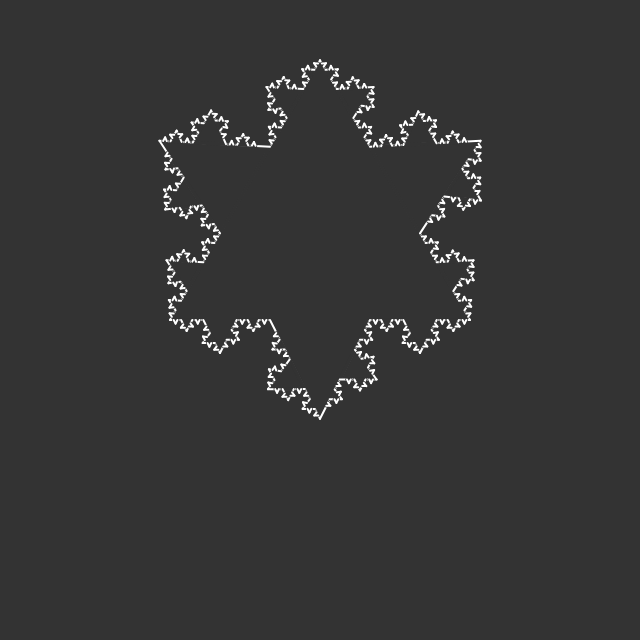
Frame 1 (no input)
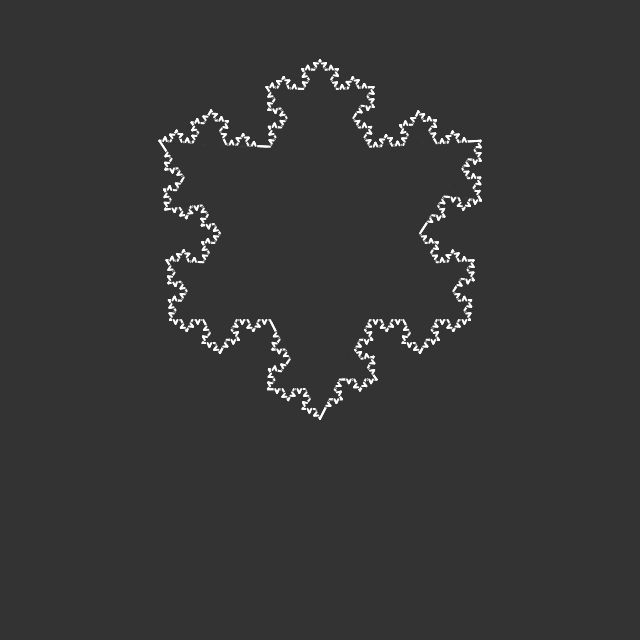
Frame 2 (the mouse pressed at the canvas centre, redrawn once)

The p5.js sketch that drew these frames (run headless with seeded random() and noise() and a simulated clock; the mouse was pressed at the canvas centre and the sketch redrawn once):

// p5.js sketch
// ── sketch.js
function setup() 
{
    createCanvas(640, 640);
    background(51);
    strokeWeight(2);
    stroke(255);
}

function draw() 
{
    translate(width/2-150, height/2);

    push();
    rotate( radians(-60) );
    line(0, 0, 300, 0);
    MakeTri(0, 0, 300, 0, 1);
    pop();
    
    push();
    translate(150, -259.8);
    rotate( radians(60) );
    line(0, 0, 300, 0);
    MakeTri(0, 0, 300, 0, 1);
    pop();
    
    push();
    translate(300, 0);
    rotate( radians(180) );
    line(0, 0, 300, 0);
    MakeTri(0, 0, 300, 0, 1);
    pop();
    
    
    noLoop();
}
function MakeTri(x1, y1, x2, y2, gen)
{
    if(gen > 4)
        return;
    
    stroke( 51 ); //"#159465"
    strokeWeight(3.5);
    line(x2/3, y1, x2*2/3, y2);
    stroke(255);
    strokeWeight(2);
    line(x2/3, y1, x2/3+x2/6, (x2/3)*sin(30));
    line(x2/3+x2/6, (x2/3)*sin(30), x2*2/3, y1);
    
    push();
    MakeTri(x1, y1, x2/3, 0, gen+1);
    pop();
    
    push();
    translate(x2*2/3, y2);
    MakeTri(0, 0, x2/3, 0, gen+1);
    pop();
    
    push();
    translate(x2/3, y2);
    rotate( radians(-63) );
    MakeTri(0, 0, x2/3, 0, gen+1);
    pop();
    
    push();
    translate(x2/3+x2/6, (x2/3)*sin(30));
    rotate( radians(63) );
    MakeTri(0, 0, x2/3, 0, gen+1);
    pop();
    
    
}













// ── Triangles.html
<!DOCTYPE html>
<html>
  <head>
    <meta charset="UTF-8">
    <title>Triangles</title>
    <script language="javascript" type="text/javascript" src="https://cdnjs.cloudflare.com/ajax/libs/p5.js/0.5.10/p5.js"></script>


    <script src="sketch.js" type="text/javascript"></script>

    <style> body {padding: 0; margin: 0;} canvas {vertical-align: top;} </style>
  </head>
  <body>
  </body>
</html>
